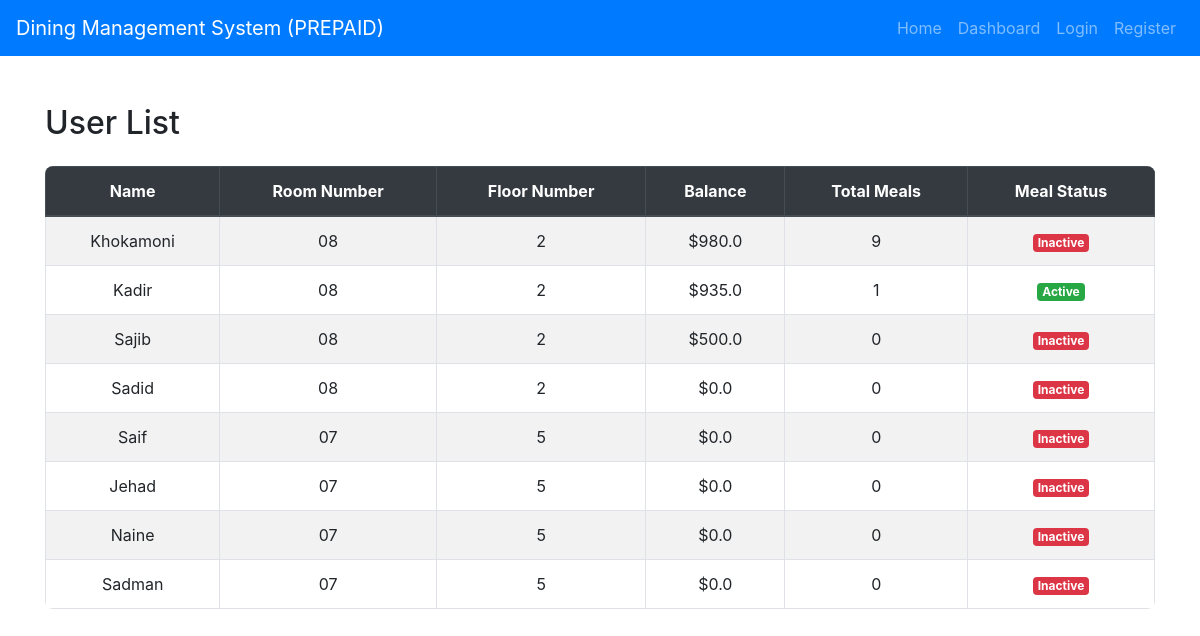
The page / on the database its author committed.
### models.py (models this page shows, shortened)
class User(UserMixin, db.Model):
    id = db.Column(db.Integer, primary_key=True)
    name = db.Column(db.String(100), nullable=False)
    phone = db.Column(db.String(10), unique=True, nullable=False)
    room_number = db.Column(db.String(5), nullable=False)
    floor_number = db.Column(db.String(2), nullable=False)
    balance = db.Column(db.Float, default=0)
    meal_status = db.Column(db.Boolean, default=False)
    total_meals = db.Column(db.Integer, default=0)
    password = db.Column(db.String(150), nullable=False)
    is_admin = db.Column(db.Boolean, default=False)
    is_dining_manager = db.Column(db.Boolean, default=False)

### app.py (the view)
@app.route('/')
def index():
    users = User.query.all()
    return render_template('index.html', users=users)

### templates/index.html
{% extends 'base.html' %}
{% block content %}
<div class="container mt-5">
    <h2 class="mb-4">User List</h2>
    <div class="table-responsive">
        <table class="table table-striped table-bordered">
            <thead class="thead-dark">
                <tr>
                    <th>Name</th>
                    <th>Room Number</th>
                    <th>Floor Number</th>
                    <th>Balance</th>
                    <th>Total Meals</th>
                    <th>Meal Status</th>
                </tr>
            </thead>
            <tbody>
                {% for user in users %}
                <tr>
                    <td>{{ user.name }}</td>
                    <td>{{ user.room_number }}</td>
                    <td>{{ user.floor_number }}</td>
                    <td>${{ user.balance }}</td>
                    <td>{{ user.total_meals }}</td>
                    <td>
                        <span class="badge badge-{{ 'success' if user.meal_status else 'danger' }}">
                            {{ 'Active' if user.meal_status else 'Inactive' }}
                        </span>
                    </td>
                </tr>
                {% endfor %}
            </tbody>
        </table>
    </div>
</div>
{% endblock %}

### static/styles.css (style rules this page uses)
body { font-family: Arial, sans-serif; }
.container { max-width: 1200px; margin: auto; }
.table { border-radius: 0.5rem; overflow: hidden; }
.table thead th { background-color: #343a40; color: #fff; text-align: center; }
.table tbody tr:nth-child(odd) { background-color: #f8f9fa; }
.table td, .table th { text-align: center; vertical-align: middle; }
.table .badge-success { background-color: #28a745; color: #fff; }
.table .badge-danger { background-color: #dc3545; color: #fff; }

### rows shown on the page
User: name "Khokamoni", room_number "08", floor_number "2", balance "980.0", total_meals "9", meal_status "Inactive"
User: name "Kadir", room_number "08", floor_number "2", balance "935.0", total_meals "1", meal_status "Active"
User: name "Sajib", room_number "08", floor_number "2", balance "500.0", total_meals "0", meal_status "Inactive"
User: name "Sadid", room_number "08", floor_number "2", balance "0.0", total_meals "0", meal_status "Inactive"
User: name "Saif", room_number "07", floor_number "5", balance "0.0", total_meals "0", meal_status "Inactive"
User: name "Jehad", room_number "07", floor_number "5", balance "0.0", total_meals "0", meal_status "Inactive"
User: name "Naine", room_number "07", floor_number "5", balance "0.0", total_meals "0", meal_status "Inactive"
User: name "Sadman", room_number "07", floor_number "5", balance "0.0", total_meals "0", meal_status "Inactive"
